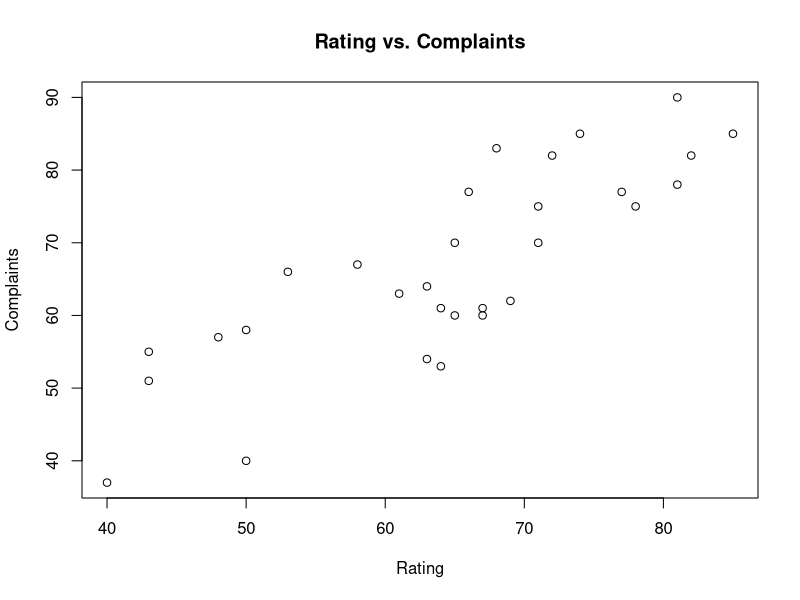
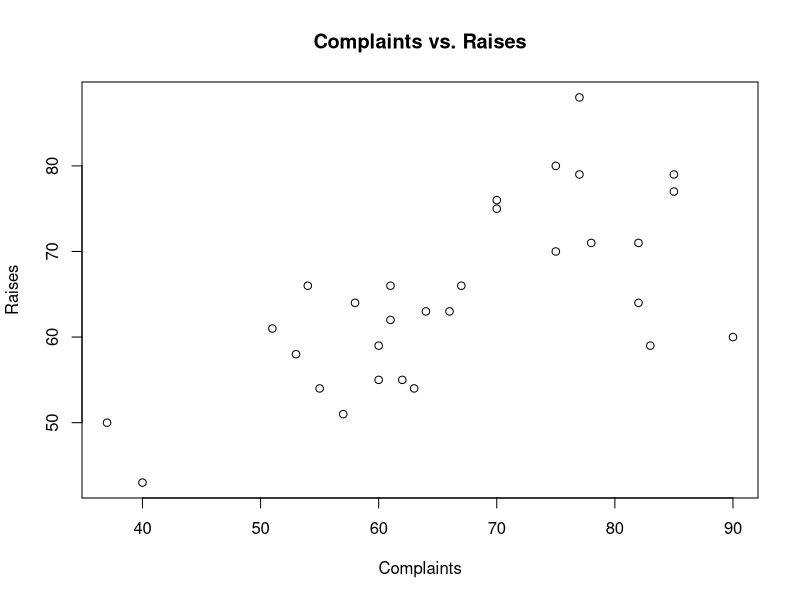
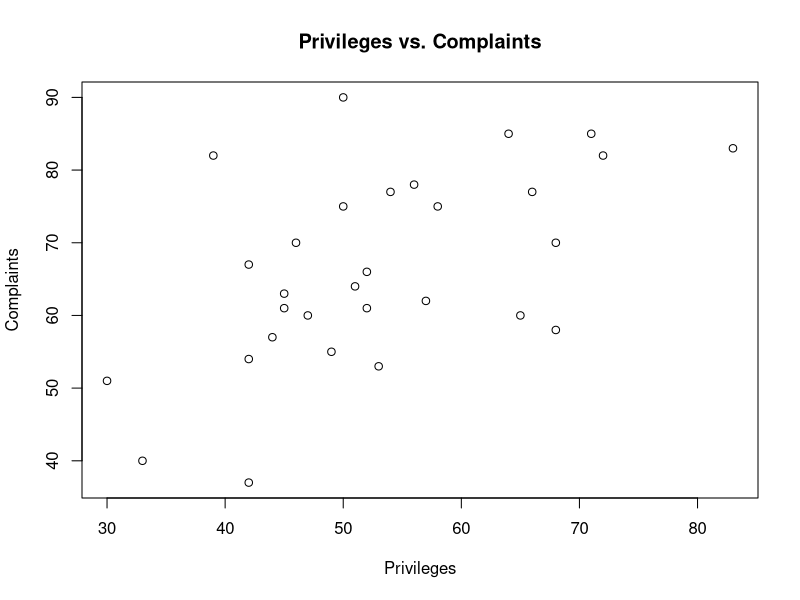
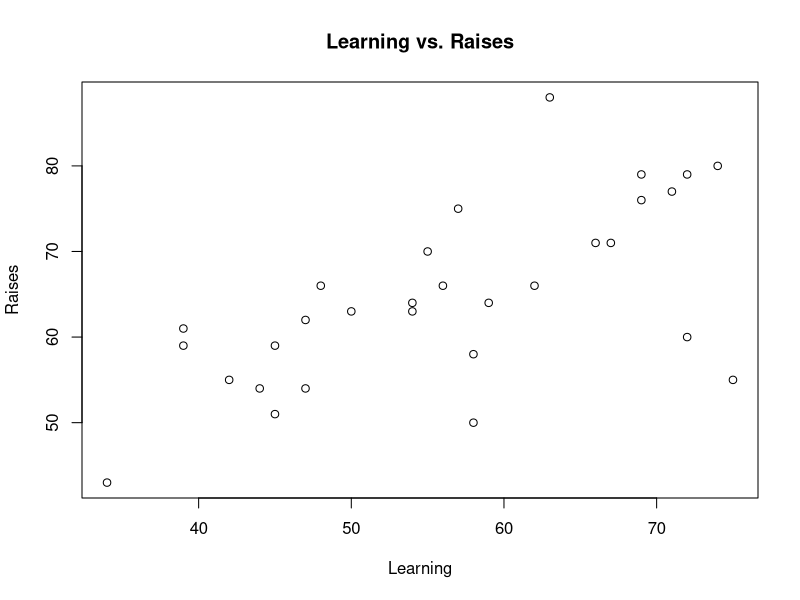
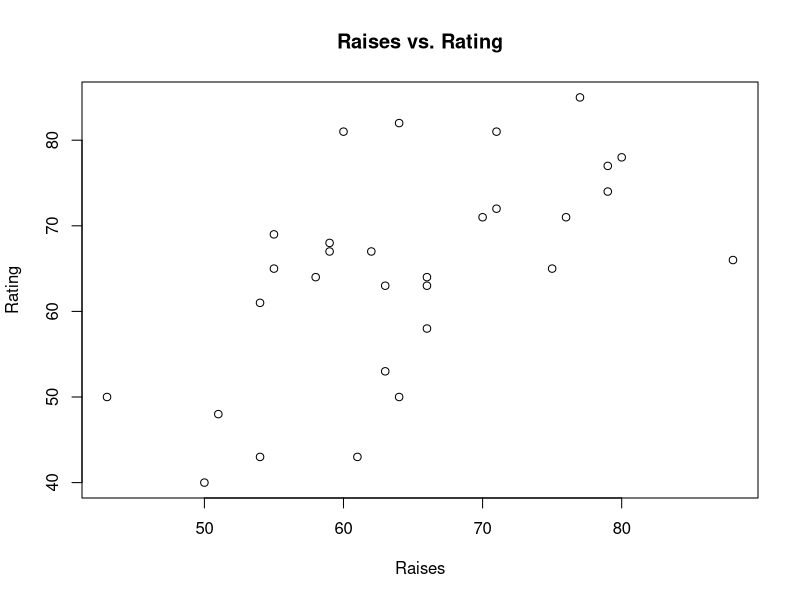
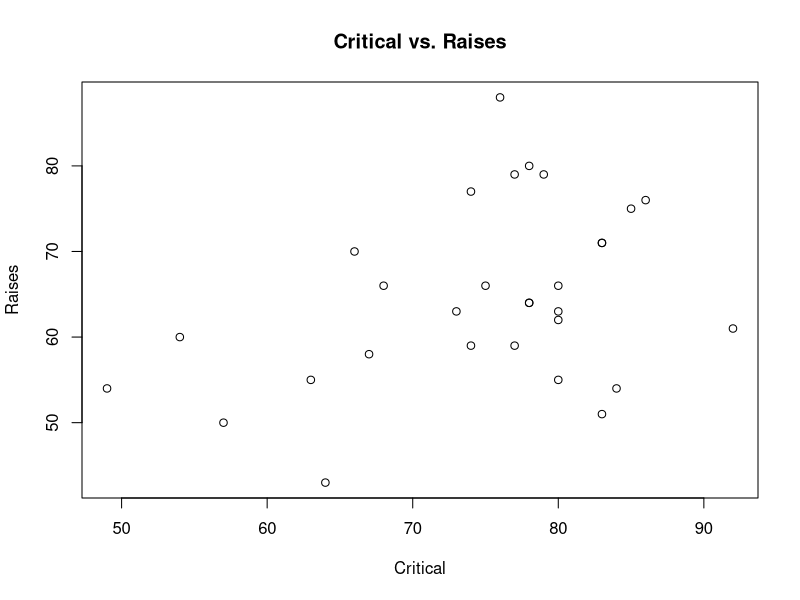
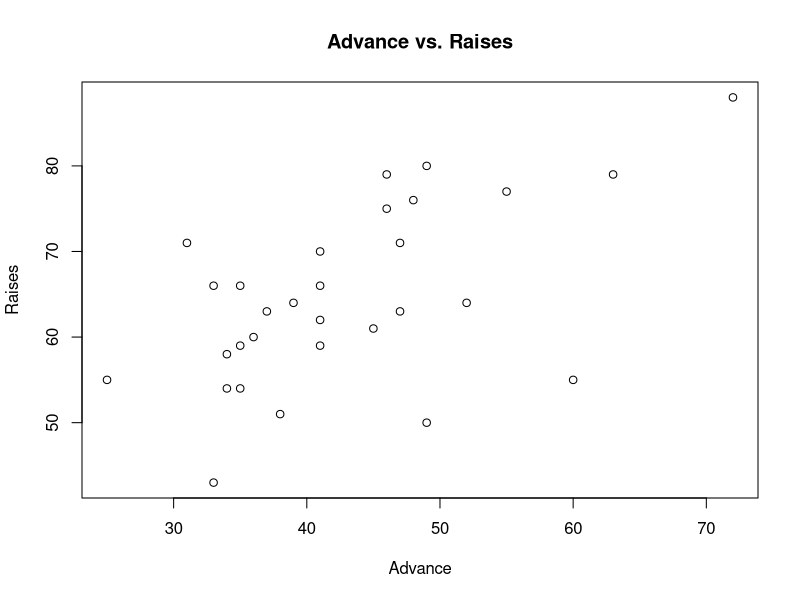
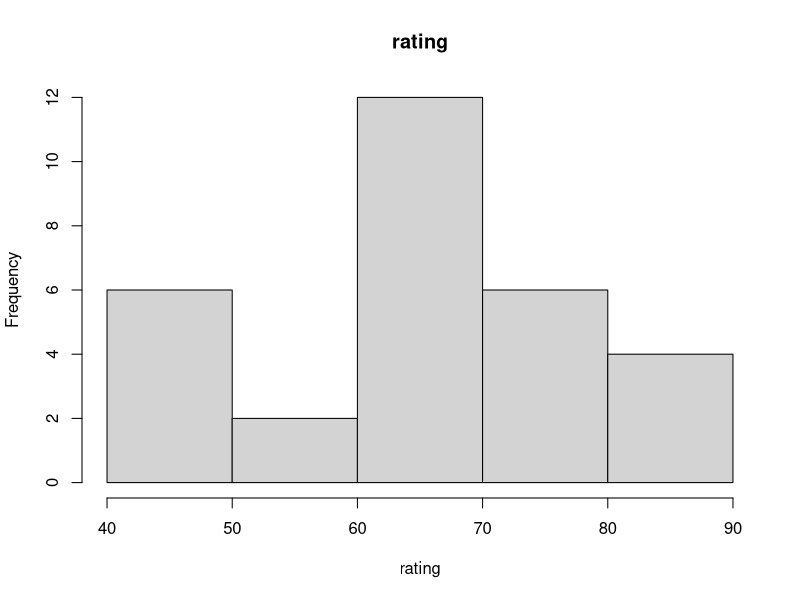

The R script that drew these images, in order:
data(attitude)

# Part 1: Central Tendency

print("Mean")
apply(attitude, 2, mean)
print("Median")
apply(attitude, 2, median)
print("Mode")
apply(attitude, 2, mode)
getmode <- function(v) {
  uniqv <- unique(v)
  uniqv[which.max(tabulate(match(v, uniqv)))]
}
apply(attitude, 2, getmode)
print("Max")
apply(attitude, 2, max)
print("Min")
apply(attitude, 2, min)
print("Range")
apply(attitude, 2, range)
print("Quantile")
apply(attitude, 2, quantile)
print("IQR")
apply(attitude, 2, IQR)
print("Variance")
var(attitude)
print("Standard Deviation")
apply(attitude, 2, sd)
var(attitude)^0.5
print("Correlation")
cor(attitude)

# Check
summary(attitude)

# Part 2: Plotting

# make scatterplot for rating and complaints
plot(attitude$rating, attitude$complaints, xlab="Rating", ylab="Complaints", main="Rating vs. Complaints")
# make scatterplot for complaints and raises
plot(attitude$complaints, attitude$raises, xlab="Complaints", ylab="Raises", main="Complaints vs. Raises")
# make scatterplot for privileges and complaints
plot(attitude$privileges, attitude$complaints, xlab="Privileges", ylab="Complaints", main="Privileges vs. Complaints")
# make scatterplot for learning and raises
plot(attitude$learning, attitude$raises, xlab="Learning", ylab="Raises", main="Learning vs. Raises")
# make scatterplot for raises and rating
plot(attitude$raises, attitude$rating, xlab="Raises", ylab="Rating", main="Raises vs. Rating")
# make scatterplot for critical and raises
plot(attitude$critical, attitude$raises, xlab="Critical", ylab="Raises", main="Critical vs. Raises")
# make scatterplot for advance and raises
plot(attitude$advance, attitude$raises, xlab="Advance", ylab="Raises", main="Advance vs. Raises")

# make a histogram for all variables
for (i in 1:ncol(attitude)) {
  hist(attitude[,i], main=names(attitude)[i], xlab=names(attitude)[i])
}

# make boxplot
par(mfrow=c(1,1))
boxplot(attitude, main="Boxplot for Attitude Data", xlab="Variables")

# Part 3: Matrix of Scatterplot, Histogram, and Boxplot
# make a matrix of scatterplots
pairs(attitude)
par(mfrow=c(3,3))
plot(attitude$rating, attitude$complaints, xlab="Rating", ylab="Complaints", main="Rating vs. Complaints")
plot(attitude$complaints, attitude$raises, xlab="Complaints", ylab="Raises", main="Complaints vs. Raises")
plot(attitude$privileges, attitude$complaints, xlab="Privileges", ylab="Complaints", main="Privileges vs. Complaints")
plot(attitude$learning, attitude$raises, xlab="Learning", ylab="Raises", main="Learning vs. Raises")
plot(attitude$raises, attitude$rating, xlab="Raises", ylab="Rating", main="Raises vs. Rating")
plot(attitude$critical, attitude$raises, xlab="Critical", ylab="Raises", main="Critical vs. Raises")
plot(attitude$advance, attitude$raises, xlab="Advance", ylab="Raises", main="Advance vs. Raises")

# make a matrix of histograms
par(mfrow=c(3,3))
for (i in 1:ncol(attitude)) {
  hist(attitude[,i], main=names(attitude)[i], xlab=names(attitude)[i])
}

# make a matrix of boxplots
par(mfrow=c(3,3))
for (i in 1:ncol(attitude)) {
  boxplot(attitude[,i], main=names(attitude)[i], xlab=names(attitude)[i])
}